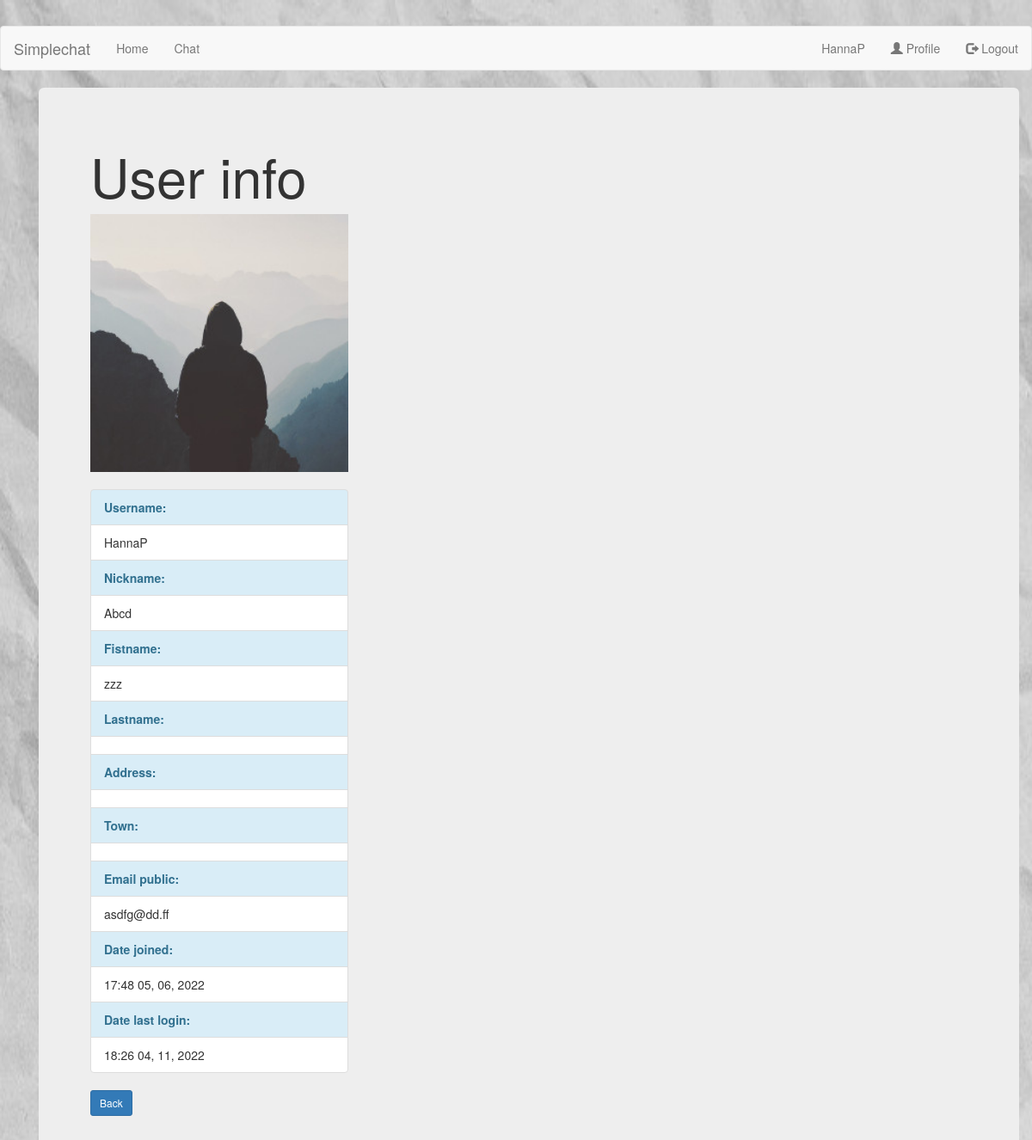
/chat/1/user_info/ (signed in), run on the app's committed database.
### chat/models.py (models this page shows, shortened)
class Chat_post(models.Model):
    profile = models.ForeignKey(Profile, on_delete=models.CASCADE)
    post_type = models.CharField(max_length=100, blank=True)
    origin_post_id= models.IntegerField(default=0)
    content = RichTextField(config_name='chat_config')
    date_posted = models.DateTimeField(default=timezone.now)
    date_last_save = models.DateTimeField(auto_now=timezone.now)
    author_name = models.CharField(max_length=100, blank=True)
    author_nickname = models.CharField(max_length=100, blank=True)
    author = models.ForeignKey(User, on_delete=models.CASCADE)

### users/models.py (models this page shows, shortened)
class Profile(models.Model):
    user = models.OneToOneField(User, on_delete=models.CASCADE)
    nickname = models.CharField(max_length=40, blank=True)
    club = models.CharField(max_length=200, blank=True)
    call = models.CharField(max_length=200, blank=True)
    qth = models.CharField(max_length=200, blank=True)
    address = models.CharField(max_length=200, blank=True)
    email_public = models.EmailField(max_length=200, blank=True)
    town = models.CharField(max_length=200, blank=True)
    country = models.CharField(max_length=200, blank=True)
    initial_chat = models.CharField(max_length=200, default='<p></p>')
    user_level= models.PositiveIntegerField(default=10)
    list_rows= models.PositiveIntegerField(default=10)
    items_in_page= models.PositiveIntegerField(default=10)
    messages_in_chat_page= models.PositiveIntegerField(default=10)
    image = models.ImageField(default='default.jpg', upload_to='profile_pics')

### chat/views.py (the view)
# urls.py: path('chat/<int:pk>/user_info/', UserDetailView.as_view(), name='chat-user_info'),
class UserDetailView(LoginRequiredMixin, DetailView): #Show selected user information
    model = Chat_post
    template_name = 'chat/user_info.html'
    def get_context_data(self, **kwargs):
        context = super().get_context_data(**kwargs)
        context['title'] = 'user info'
        context['title_page'] = 'User info'
        return context

### chat/templates/chat/user_info.html
{% extends "chat/base.html" %}
{% block content %}
<div class="container">
	<div class="jumbotron">
		<h1>{{ title_page }}</h1>
		<img src="{{ object.author.profile.image.url }}" class="special-img" style="width:300px">
		<br><br>
		<ul class="list-group" style="width:300px">
			<li class="list-group-item list-group-item-info"><b> Username:</b></li>
			<li class="list-group-item">{{ object.author.username }}</li>
			<li class="list-group-item list-group-item-info"><b> Nickname:</b></li>
			<li class="list-group-item">{{ object.author.profile.nickname }}</li>
			<li class="list-group-item list-group-item-info"><b>Fistname:</b></li>
			<li class="list-group-item">{{ object.author.first_name }}</li>
			<li class="list-group-item list-group-item-info"><b>Lastname:</b></li>
			<li class="list-group-item">{{ object.author.last_name}}</li>
			<li class="list-group-item list-group-item-info"><b>Address:</b></li>
			<li class="list-group-item">{{ object.author.profile.address}}</li>
			<li class="list-group-item list-group-item-info"><b>Town:</b></li>
			<li class="list-group-item">{{ object.author.profile.town}}</li>
			<li class="list-group-item list-group-item-info"><b>Email public:</b></li>
			<li class="list-group-item">{{ object.author.profile.email_public}}</li>
			<li class="list-group-item list-group-item-info"><b>Date joined:</b></li>
			<li class="list-group-item">{{ object.author.date_joined|date:'H:i d, m, Y' }}</li>
			<li class="list-group-item list-group-item-info"><b>Date last login:</b></li>
			<li class="list-group-item">{{ object.author.last_login|date:'H:i d, m, Y'}}</li>
		</ul>
		<a class="btn btn-primary btn-sm mt-1 mb-1" href="javascript:history.go(-1)">Back</a>
	</div>
</div>
{% endblock content %}

### data on the page
Chat_post: author.profile.image (placeholder picture), author.username "HannaP", author.profile.nickname "Abcd", author.first_name "zzz", author.profile.email_public "asdfg@dd.ff", author.date_joined "17:48 05, 06, 2022", author.last_login "18:26 04, 11, 2022"

### other printed values
{{ title_page }} "User info"
